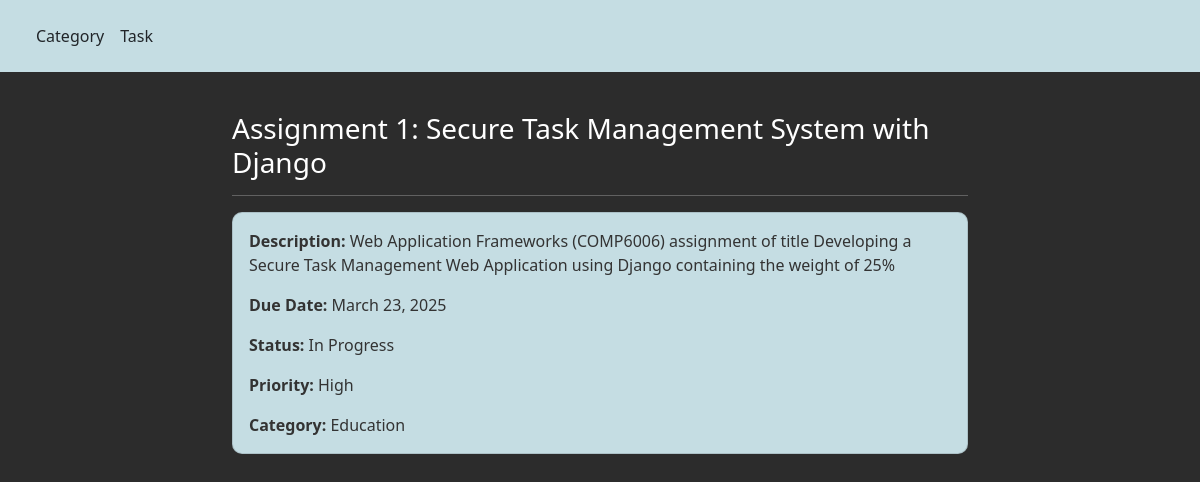
/1/, run on the app's committed database.
### tasks_app/models.py (models this page shows, shortened)
class Task(models.Model):
    id = models.AutoField(primary_key=True)
    title = models.CharField(max_length=255)
    description = models.TextField()
    due_date = models.DateField()
    status_options = (
        (1, "Pending"),
        (2, "In Progress"),
        (3, "Completed"),
    )
    status = models.IntegerField(choices=status_options)
    priority_options = (
        (1, "Low"),
        (2, "Medium"),
        (3, "High"),
    )
    priority = models.IntegerField(choices=priority_options)
    category = models.ForeignKey(Category, on_delete=models.CASCADE)

class Category(models.Model):
    id = models.AutoField(primary_key=True)
    name = models.CharField(max_length=255)
    description = models.TextField(null=True, blank=True)

### tasks_app/views.py (the view)
# urls.py: path('<int:task_id>/', views.task_detail, name='task_detail'),
def task_detail(request, task_id):
    status_options = (
        (1, "Pending"),
        (2, "In Progress"),
        (3, "Completed"),
    )
    priority_options = (
        (1, "Low"),
        (2, "Medium"),
        (3, "High"),
    )
    task_details = get_object_or_404(Task, id=task_id)
    for optionId, optionName in priority_options:
        if task_details.priority == optionId:
            task_details.priority = optionName
    for optionId, optionName in status_options:
        if task_details.status == optionId:
            task_details.status = optionName
    task_detail_dictionary = {'task_info':task_details, 'priority_options': priority_options, 'status_options': status_options, 'title': 'Detail | Task'}
    return render(request, 'task_detail.html', context=task_detail_dictionary)

### tasks_app/templates/task_detail.html
<!DOCTYPE html>
{% extends "base.html" %} {% block body_block %}
<div class="container px-0">
  <div class="row">
    <div class="col-12">
      <h3 class="mt-4 mb-0">{{ task_info.title }}</h3>
    </div>
  </div>
</div>
<hr />
<div class="card my-2">
  <div class="card-body">
    <p class="card-text"><b>Description: </b>{{ task_info.description }}</p>
    <p class="card-text"><b>Due Date: </b>{{ task_info.due_date }}</p>
    <p class="card-text"><b>Status: </b>{{ task_info.status }}</p>
    <p class="card-text"><b>Priority: </b>{{ task_info.priority }}</p>
    <p class="card-text"><b>Category: </b>{{ task_info.category.name }}</p>
  </div>
</div>
{% endblock %}

### tasks_app/templates/base.html (style rules this page uses)
body { background-color: #2c2c2c; color: white; }
.card { background-color: #c5dde3; color: #333333; border-radius: 10px; }

### data on the page
Task: title "Assignment 1: Secure Task Management System with Django", description "Web Application Frameworks (COMP6006) assignment of title Developing a Secure Task Management Web Application using Django containing the weight of 25%", due_date "March 23, 2025", status "In Progress", priority "High", category.name "Education"
